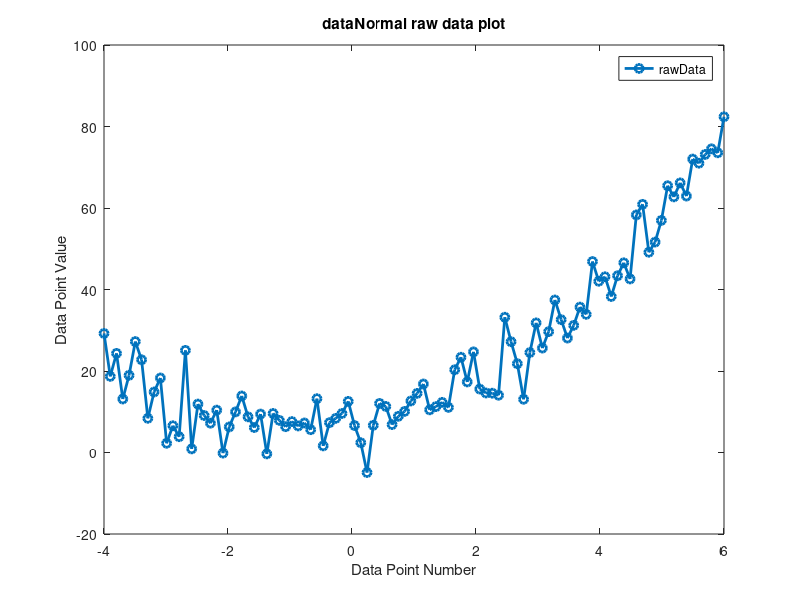

This chart was generated by the following MATLAB code:
%Specify number of samples to take
samples = 100;

%Set limits for x value
minX = -4;
maxX = 6;

%Quadratic coefficients
A = 1.6;
B = 2.5;
C = 6;

%Sample x
x = linspace(minX,maxX);

%Mean and stanDev
mean = 0;
stanDev = 5;

%Combine variables to calculate y in a linear equation
y = A*x.^2+B*x+C;

%Create noise for data in a Gaussian format (default std = 5 mean = 0)
noise = stanDev.*randn(1,samples)+mean;

%Plot x against y adding on the Gaussian noise 
figure
plot(x,y+noise,'-o','linewidth',2);
ylabel('Data Point Value');
xlabel('Data Point Number');
title('dataNormal raw data plot');
legend('rawData');


